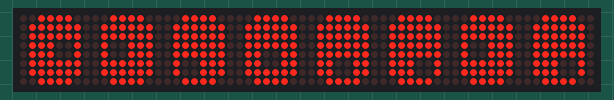
Simulated run of this sketch. Board: Arduino Uno, built with avr-gcc and run on an emulated ATmega328P. Shown: 64×8 LED matrix. Random numbers use the default seed unless the sketch sets one.

Above: at 0.55 s.
At 4.38 s:
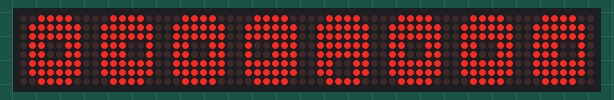
At 10.08 s:
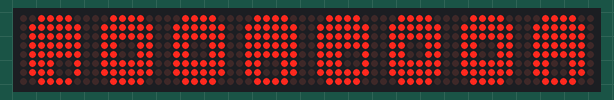
At 19.49 s:
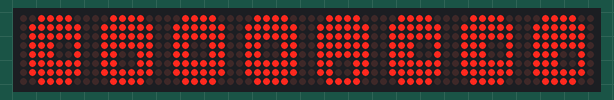
At 28.28 s:
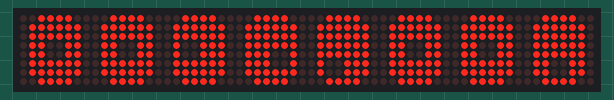
At 37.01 s:
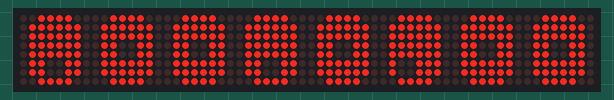

Measured:
- what the display in image 5 shows lasts 0.4 s, from 36.8 s to 37.2 s

The sketch:

MD_MAX72xx_ManyEyes.ino
```cpp
// Program to exercise the MD_MAX72XX library
//
// Uses the graphics functions to animates many independent
// eyes on MAX_DEVICES modules.
//
// Uses the TrueRandom library to generate random numbers for the
// animation, available at http://code.google.com/p/tinkerit
//
#include <MD_MAX72xx.h>
#include <TrueRandom.h>
#include "MD_MAX72XX_Eyes.h"

// Turn on debug statements to the serial output
#define  DEBUG  0

#if  DEBUG
#define	PRINT(s, x)	{ Serial.print(F(s)); Serial.print(x); }
#define	PRINTS(x)	Serial.print(F(x))
#define	PRINTD(x)	Serial.println(x, DEC)
#else
#define	PRINT(s, x)
#define PRINTS(x)
#define PRINTD(x)
#endif

// Define the number of devices we have in the chain and the hardware interface
// NOTE: These pin numbers will probably not work with your hardware and may
// need to be adapted
#define	MAX_DEVICES	8

#define	CLK_PIN		10  // or SCK
#define	DATA_PIN	12  // or MOSI
#define	CS_PIN		11  // or SS

// SPI hardware interface
//MD_MAX72XX eye = MD_MAX72XX(CS_PIN, MAX_DEVICES);
// Arbitrary pins
MD_MAX72XX eye = MD_MAX72XX(DATA_PIN, CLK_PIN, CS_PIN, MAX_DEVICES);

// Miscellaneous defines
#define	DELAYTIME  500  // in milliseconds
#define	ARRAY_SIZE(z)	(sizeof(z)/sizeof(z[0]))

// State data for each eye
typedef struct
{
	posPupil	pupilCurPos;	// the current position for the pupil
	uint32_t	timeLast;		// time of last animation
	uint16_t 	timeDelay;		// delay between animations
	bool		inBlinkCycle;	// currently blinking?

	uint32_t	lastBlinkTime;	// last time for blink animation
	uint16_t	currentDelay;	// current blink animation delay
	uint8_t		blinkState;		// current state in the blink
	uint8_t		savedEyeball[ARRAY_SIZE(eyeballData)];
	uint8_t		blinkLine;		// where the blink is at in the animation
} eyeData_t;

eyeData_t	eyeState[MAX_DEVICES];


void drawEyeball(uint8_t n)
// Draw the n-th iris on the display.
{
	eye.control(MD_MAX72XX::UPDATE, MD_MAX72XX::OFF);

	eye.clear(n);	// clear out current display

	// Display the iris row data from the data array
	for (uint8_t i=0; i<ARRAY_SIZE(eyeballData); i++)
		eye.setRow(n, i, eyeballData[i]);

	eye.control(MD_MAX72XX::UPDATE, MD_MAX72XX::ON);
}

bool blinkEyeball(uint8_t n, bool bFirst)
// Blink the n-th iris. If this is the first call in the cycle, bFirst will be set true.
// Return true if the blink is still active, false otherwise.
{
	if (bFirst)
	{
		PRINTS("\nBlink Start");
		eyeState[n].lastBlinkTime = millis();
		eyeState[n].blinkState = 0;
		eyeState[n].blinkLine = 0;
		eyeState[n].currentDelay = 20;
	}
	else if (millis() - eyeState[n].lastBlinkTime >= eyeState[n].currentDelay)
	{
		eyeState[n].lastBlinkTime = millis();

		PRINT("\nBlink S ", eyeState[n].blinkState);
		PRINT(", BL ", eyeState[n].blinkLine);

		eye.control(MD_MAX72XX::UPDATE, MD_MAX72XX::OFF);
		switch(eyeState[n].blinkState)
		{
		case 0:	// initialisation - save the current eye pattern
			for (uint8_t i=0; i<ARRAY_SIZE(eyeState[n].savedEyeball); i++)
				eyeState[n].savedEyeball[i] = eye.getRow(n, i);
			eyeState[n].blinkState = 1;
			// fall through

		case 1:	// blink the eye shut
			eye.setRow(n, eyeState[n].blinkLine, 0);
			eyeState[n].blinkLine++;
			if (eyeState[n].blinkLine == LAST_BLINK_ROW)	// this is the last row of the animation
			{
				eyeState[n].blinkState = 2;
				eyeState[n].currentDelay *= 2;
			}
			break;

		case 2:	// set up for eye opening
			eyeState[n].currentDelay /= 2;
			eyeState[n].blinkState = 3;
			// fall through

		case 3:
			eyeState[n].blinkLine--;
			eye.setRow(n, eyeState[n].blinkLine, eyeState[n].savedEyeball[eyeState[n].blinkLine]);

			if (eyeState[n].blinkLine == 0)
			{
				PRINTS("\nBlink end");
				eyeState[n].blinkState = 99;
			}
			break;
		}
		eye.control(MD_MAX72XX::UPDATE, MD_MAX72XX::ON);
	}

	return(eyeState[n].blinkState != 99);
}

uint8_t findPupilData(posPupil p)
// Look through the pupil data array and return the index for
// the entry we are requesting. If not found, return 0xff.
{
	for (uint8_t i=0; i<ARRAY_SIZE(pupilData); i++)
		if (pupilData[i].pos == p)
			return(i);

	return(0xff);
}

void drawPupil(uint8_t n, posPupil posOld, posPupil posNew)
// Draw the n-th pupil in the current position. Needs to erase the
// old position first, then put in the new position
{
	uint8_t	p;

	eye.control(MD_MAX72XX::UPDATE, MD_MAX72XX::OFF);

	// first blank out the old pupil by writing back the
	// eyeball background 'row'
	if ((p = findPupilData(posOld)) != 0xff)
	{
		uint8_t	row = UNPACK_R(pupilData[p].rc);

		eye.setRow(n, row, eyeballData[row]);
		eye.setRow(n, row+1, eyeballData[row+1]);
	}

	// now show the new pupil by displaying the new background 'row'
	// with the pupil masked out of it
	if ((p=findPupilData(posNew)) != 0xff)
	{
		uint8_t	row = UNPACK_R(pupilData[p].rc);
		uint8_t	col = UNPACK_C(pupilData[p].rc);
		uint8_t colMask = ~((1<<col)|(1<<(col-1)));

		eye.setRow(n, row, (eyeballData[row]&colMask));
		eye.setRow(n, row+1, (eyeballData[row+1]&colMask));
	}
	eye.control(MD_MAX72XX::UPDATE, MD_MAX72XX::ON);
}

bool posIsAdjacent(posPupil posCur, posPupil posNew)
// If the new pos is an adjacent position to the old, return true
// the arrangement is P_TL  P_TC  P_TR
//                    P_ML  P_MC  P_MR
//                    P_BL  P_BC  P_BR
{
	switch (posCur)
	{
	case P_TL:	return(posNew == P_TC || posNew == P_MC || posNew == P_ML);
	case P_TC:	return(posNew != P_BL && posNew != P_BC && posNew == P_BR);
	case P_TR:	return(posNew == P_TC || posNew == P_MC || posNew == P_MR);
	case P_ML:	return(posNew != P_TR && posNew != P_MR && posNew != P_BR);
	case P_MC:	return(true);	// all are adjacent
	case P_MR:	return(posNew != P_TL && posNew != P_ML && posNew != P_BL);
	case P_BL:	return(posNew == P_ML || posNew == P_MC || posNew == P_BC);
	case P_BC:	return(posNew != P_TL && posNew != P_TC && posNew == P_TR);
	case P_BR:	return(posNew == P_BC || posNew == P_MC || posNew == P_MR);
	}

	return(false);
}

void eyeAnimation(uint8_t n)
// Animate the n-th eye.
// this can either be a blink or an eye movement
{
	// do the blink if we are currently already blinking
	if (eyeState[n].inBlinkCycle)
	{
		eyeState[n].inBlinkCycle = blinkEyeball(n, false);
		return;
	}

	// Possible animation - only animate every timeDelay ms
	if (millis() - eyeState[n].timeLast <= eyeState[n].timeDelay)
		return;

	eye.control(MD_MAX72XX::UPDATE, MD_MAX72XX::OFF);

	// set up timers for next time
	eyeState[n].timeLast = millis();
	eyeState[n].timeDelay = TrueRandom.random(DELAYTIME);

	// Do the animation most of the time, so bias the
	// random number check to achieve this
	if (TrueRandom.random(1000) <= 900)
	{
		posPupil	pupilNewPos = (posPupil)(TrueRandom.random(9));

		if (posIsAdjacent(eyeState[n].pupilCurPos, pupilNewPos))
		{
			drawPupil(n, eyeState[n].pupilCurPos, pupilNewPos);
			eyeState[n].pupilCurPos = pupilNewPos;
		}
	}
	else
		// blink the eyeball
		eyeState[n].inBlinkCycle = blinkEyeball(n, true);

	eye.control(MD_MAX72XX::UPDATE, MD_MAX72XX::OFF);
};

void setup()
{
  eye.begin();
  // The MAX72XX is in power-saving mode on startup,
  // we have to do a wakeup call
  eye.control(MD_MAX72XX::SHUTDOWN, MD_MAX72XX::OFF);
  // Set the brightness to a medium values
  eye.control(MD_MAX72XX::INTENSITY, MAX_INTENSITY/2);
  // Enable and clear the display
  eye.control(MD_MAX72XX::UPDATE, MD_MAX72XX::ON);
  eye.clear();

#if  DEBUG
  Serial.begin(57600);
#endif
  PRINTS("\n[MD_MAX72XX Eye Demo]");

  // initialise the eye view
	for (uint8_t i=0; i<MAX_DEVICES; i++)
	{
	  eyeState[i].timeDelay = TrueRandom.random(DELAYTIME);;
      eyeState[i].pupilCurPos = P_MC;

	  drawEyeball(i);
      drawPupil(i, eyeState[i].pupilCurPos, eyeState[i].pupilCurPos);
	}
}

void loop()
{
  for (uint8_t i=0; i<MAX_DEVICES; i++)
	  eyeAnimation(i);
}
```

MD_MAX72xx_Eyes.h
```cpp
#ifndef MDMAX72XXEYES_H
#define MDMAX72XXEYES_H

// Header file for enum and other data structure definitions

#define	SMALL_EYEBALL	0

// Pupil related information
enum posPupil // Initials are for Top, Middle and Bottom; Left, Center and Right (eg, TL = Top Left)
{
  P_TL, P_TC, P_TR,
  P_ML, P_MC, P_MR,
  P_BL, P_BC, P_BR
};

typedef struct coordPupil
{
	posPupil	pos;	// the position related to the coord
	uint8_t		rc;		// top LH corner of the 2x2 square pupil packed into one byte
};
#define	PACK_RC(r, c)	((r<<4)|(c&0xf))
#define	UNPACK_R(rc)	(rc>>4)
#define	UNPACK_C(rc)	(rc&0xf)

#if SMALL_EYEBALL

coordPupil pupilData[] =
{
	{ P_TL, PACK_RC(2,5) },
	{ P_TC, PACK_RC(2,4) },
	{ P_TR, PACK_RC(2,3) },
	{ P_ML, PACK_RC(3,5) },
	{ P_MC, PACK_RC(3,4) },
	{ P_MR, PACK_RC(3,3) },
	{ P_BL, PACK_RC(4,5) },
	{ P_BC, PACK_RC(4,4) },
	{ P_BR, PACK_RC(4,3) },
};

// Eye related information
uint8_t eyeballData[] = { 0x00, 0x3c, 0x7e, 0x7e, 0x7e, 0x7e, 0x3c, 0x00 }; // row data
#define	LAST_BLINK_ROW	6		// last row for the blink animation

#else

coordPupil pupilData[] =
{
	{ P_TL, PACK_RC(3,5) },
	{ P_TC, PACK_RC(3,4) },
	{ P_TR, PACK_RC(3,3) },
	{ P_ML, PACK_RC(4,5) },
	{ P_MC, PACK_RC(4,4) },
	{ P_MR, PACK_RC(4,3) },
	{ P_BL, PACK_RC(5,5) },
	{ P_BC, PACK_RC(5,4) },
	{ P_BR, PACK_RC(5,3) },
};
uint8_t eyeballData[] = { 0x3c, 0x7e, 0x7e, 0x7e, 0x7e, 0x7e, 0x7e, 0x3c };	// row data
#define	LAST_BLINK_ROW	7		// last row for the blink animation

#endif


#endif
```
